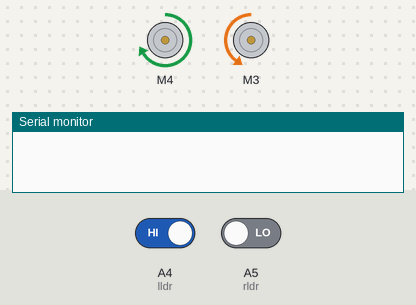
A sketch run on a simulated Arduino Uno, built with avr-gcc and run on an emulated ATmega328P. Parts: 2 × DC motor (green arrow = forward, orange = backward, longer = faster), the last lines printed to the serial monitor. The test bench sets the inputs (shaded band); at power-on: A4 (lldr) HIGH, A5 (rldr) LOW.

Above: at 1.2 s.
1.3 s: A4 (lldr) driven LOW
4.3 s: A5 (rldr) driven HIGH
7.3 s: A4 (lldr) driven HIGH
At 7.3 s:
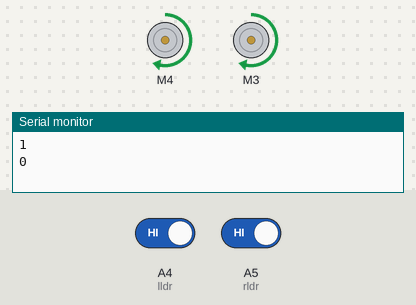
8.8 s: A5 (rldr) driven LOW
At 9.34 s:
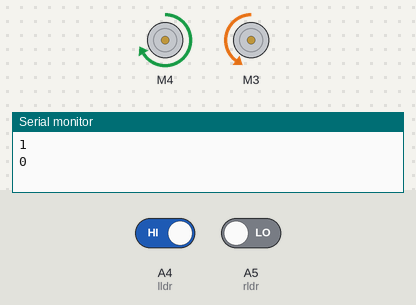
Timing chart, 0 to 12.8 s (numbered marks = the images above; inputs shaded):
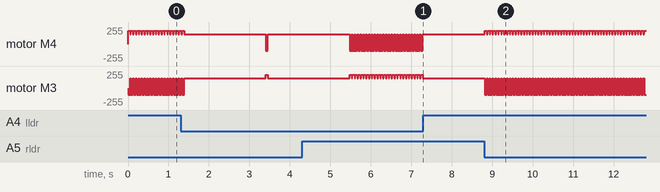

The sketch:

Autonomous_Round_1.ino
```cpp
#include<AFMotor.h>

//Motor Declaration
AF_DCMotor motor1(4);
AF_DCMotor motor2(3);

//Sensor Pin Declaration
static int flag=0;
const int lldr =A4;
const int rldr =A5;

void setup() {
  // put your setup code here, to run once:
pinMode(lldr, INPUT);
pinMode(rldr, INPUT);
Serial.begin(9600);
}
void loop() {
  // put your main code here, to run repeatedly:

if(digitalRead(lldr)==0 && digitalRead(rldr)==1)
{
moveL();
delay(50);
moveF();
delay(20);
}

if(digitalRead(lldr)==1 && digitalRead(rldr)==0)
{
moveR();
delay(50);
moveF();
delay(20);
}

if(digitalRead(lldr)==0 && digitalRead(rldr)==0)
{
if(flag==0)
{
moveR();
delay(50);
moveF();
delay(20);
flag=1;
Serial.println(flag);
delay(2000);
}
else
{
moveL();
delay(50);
moveF();
delay(20);
flag=0;
Serial.println(flag);
delay(2000);
}
}

if(digitalRead(lldr)==1 && digitalRead(rldr)==1)
{
moveF();
delay(20);
}
}

void moveF() {
   // move forward:
  motor1.setSpeed(150);
  motor2.setSpeed(150);
  motor1.run(FORWARD);
  motor2.run(FORWARD);
}

void moveL() {
  // move left:
  motor1.setSpeed(100);
  motor2.setSpeed(200);
  motor1.run(BACKWARD);
  motor2.run(FORWARD);
}

void moveR()
{
  // move right:
  motor1.setSpeed(200);
  motor2.setSpeed(100);
  motor1.run(FORWARD);
  motor2.run(BACKWARD);
}

void moveB()
{
  // move backward:
  motor1.setSpeed(200);
  motor2.setSpeed(200);
  motor1.run(BACKWARD);
  motor2.run(BACKWARD);
}
```

Measured:
- after the input at 7.3 s, motor M4, motor M3: stops changing and stays forward 150/255
- after the input at 8.8 s, motor M4: alternates forward 200/255 for 0.05 s and forward 150/255 for 0.02 s, starting at once; motor M3: alternates forward 150/255 for 0.02 s and backward 100/255 for 0.05 s, starting at once
- by itself, motor M4: alternates forward 150/255 for 0.02 s and backward 100/255 for 0.05 s
- by itself, motor M3: alternates forward 200/255 for 0.05 s and forward 150/255 for 0.02 s
